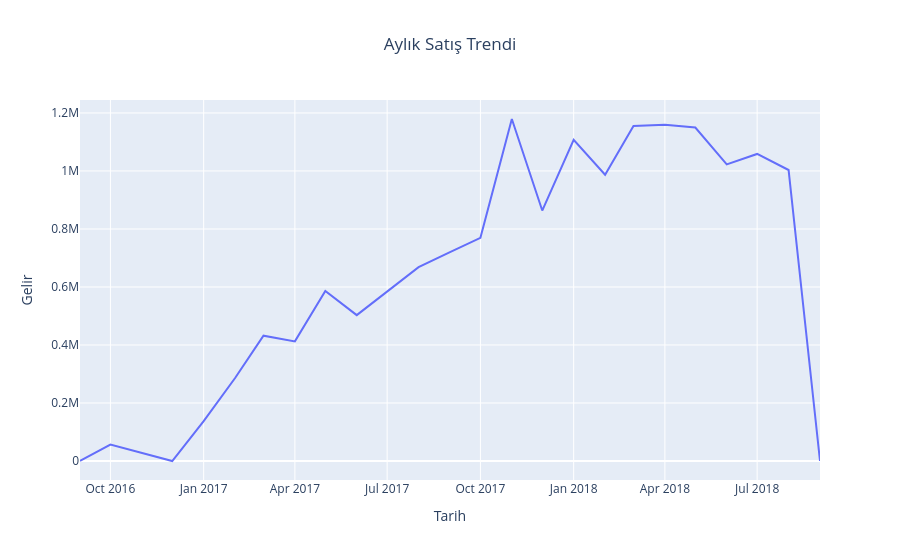

The cell this chart's notebook holds for it:
### Code cell
fig.update_layout(
    xaxis_title="Tarih",
    yaxis_title="Gelir",
    title_x=0.5
)

### Figure 1 — Plotly figure (JSON) as saved in the notebook; plotly's stock layout.template omitted (floating-point values rounded to 4 significant figures)
{"data": [{"hovertemplate": "order_purchase_timestamp=%{x}<br>total_price=%{y}<extra></extra>", "legendgroup": "", "line": {"color": "#636efa", "dash": "solid"}, "marker": {"symbol": "circle"}, "mode": "lines", "name": "", "orientation": "v", "showlegend": false, "type": "scatter", "x": ["2016-09", "2016-10", "2016-12", "2017-01", "2017-02", "2017-03", "2017-04", "2017-05", "2017-06", "2017-07", "2017-08", "2017-09", "2017-10", "2017-11", "2017-12", "2018-01", "2018-02", "2018-03", "2018-04", "2018-05", "2018-06", "2018-07", "2018-08", "2018-09"], "xaxis": "x", "y": [354.8, 56810.0, 19.62, 137200.0, 286300.0, 432000.0, 412400.0, 586200.0, 503000.0, 585000.0, 668200.0, 720400.0, 769300.0, 1179000.0, 863500.0, 1107000.0, 986900.0, 1155000.0, 1160000.0, 1150000.0, 1023000.0, 1059000.0, 1003000.0, 166.5], "yaxis": "y"}], "layout": {"legend": {"tracegroupgap": 0}, "title": {"text": "Aylık Satış Trendi", "x": 0.5}, "xaxis": {"anchor": "y", "domain": [0, 1], "title": {"text": "Tarih"}}, "yaxis": {"anchor": "x", "domain": [0, 1], "title": {"text": "Gelir"}}}}
